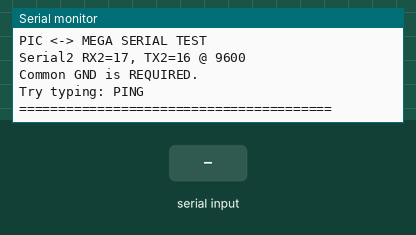
This sketch was run on a simulated Arduino Mega 2560, built with avr-gcc and run on an emulated ATmega2560. Parts: the last lines printed to the serial monitor. Inputs (shaded band) come from the test bench.

Above: at 1.5 s.
1.6 s: "1" received over the second serial link
At 2.7 s:
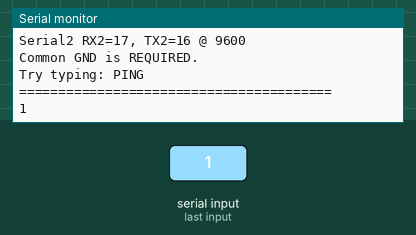
3.1 s: "0" received over the second serial link
At 3.9 s:
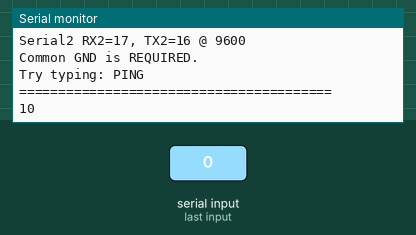

Measured:
- after the input at 1.6 s, the serial monitor: prints a new line at once (image 1)
- after the input at 3.1 s, the serial monitor: prints a new line at once (image 2)

The sketch:

serial_test.ino
```cpp
/*
  Fingerprint Attendance System - PIC <-> Arduino Mega Serial Diagnostic

  Arduino Mega 2560:
    RX2 pin 17 <- PIC RC6/TX physical pin 25
    TX2 pin 16 -> PIC RC7/RX physical pin 26
    GND <-> GND

  Baud: 9600

  This sketch is a transparent USB <-> PIC bridge.
  Anything typed in Serial Monitor is sent to the PIC.
  Anything received from the PIC is printed to Serial Monitor.
*/

#define PIC_BAUD 9600

String rxLine;

void setup() {
  Serial.begin(115200);
  Serial2.begin(PIC_BAUD);
  delay(300);

  Serial.println(F("========================================"));
  Serial.println(F("PIC <-> MEGA SERIAL TEST"));
  Serial.println(F("Serial2 RX2=17, TX2=16 @ 9600"));
  Serial.println(F("Common GND is REQUIRED."));
  Serial.println(F("Try typing: PING"));
  Serial.println(F("========================================"));

  Serial2.print("PING\r\n");
}

void loop() {
  // PIC -> PC
  while (Serial2.available()) {
    char c = (char)Serial2.read();
    Serial.write(c);
  }

  // PC -> PIC
  while (Serial.available()) {
    char c = (char)Serial.read();
    Serial2.write(c);
  }
}
```
